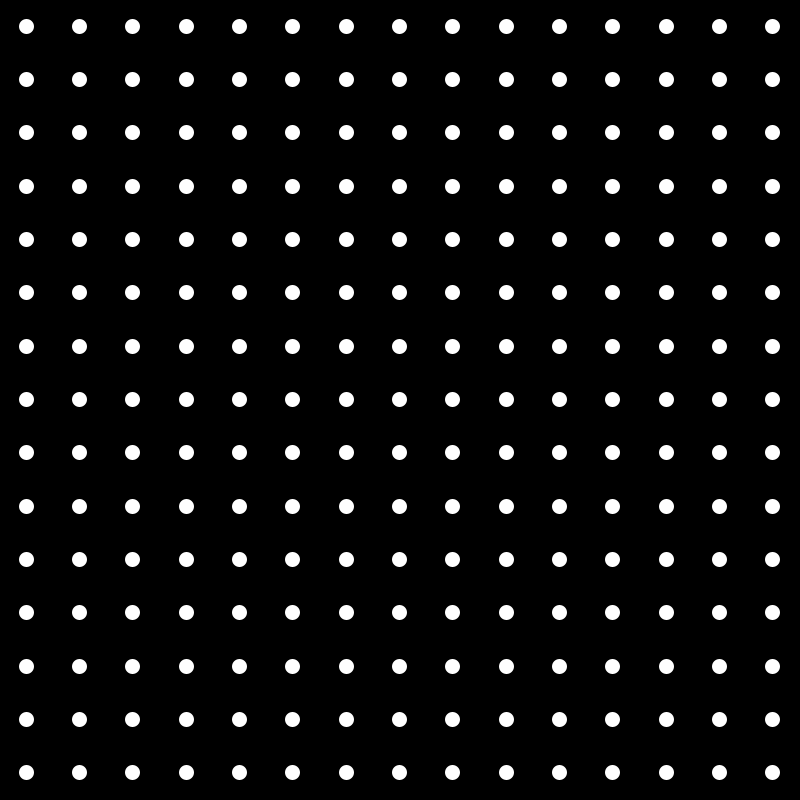
Frame 1 (no input)
Frame 60 (the mouse pressed at the canvas centre just before this capture): identical to frame 1, image omitted
Frame 120 (the mouse held since frame 60 and released just before this capture): identical to frame 1, image omitted

The Processing sketch that drew this single still picture (run headless with seeded random() and noise(); from frame 60 on, the mouse is pressed at the canvas centre):

// Processing sketch: sketch_10
// ── sketch_10.pde
/*
this sketch uses a 2d array of integers. 
looping through a set of nested loops, it 
fills every entry of the array with the same 
size of 15. in the draw loop, based on the 
size saved to the array, it sets the size of 
an ellipse being drawn.

change the sketch so that the circles gradually 
get bigger as the array loops through the 'i' 
dimension. make a second 2D array to hold color 
information and make a color gradient along the 
'i' dimension as well. you might want to map 
color for this. your sketch does not have to 
match exactly, but should have a similar 
gradient in size and color.
*/

int gridW = 15;
int gridH = 15;

int[][] sizes = new int[gridW][gridH];

void setup() {
  size(800, 800);
  noStroke();
  for (int i = 0; i < gridW; i++) {
    for (int j = 0; j < gridH; j++) {
      sizes[i][j] = 15;
    }
  }
}

void draw() {
  background(0);
  for (int i = 0; i < gridW; i++) {
    for (int j = 0; j < gridH; j++) {

      float w = width/gridW;
      float h = height/gridH;
      float xPos = i * width/gridW + w/2;
      float yPos = j * height/gridH + h/2;

      ellipse(xPos, yPos, sizes[i][j], sizes[i][j]);
    }
  }
}
